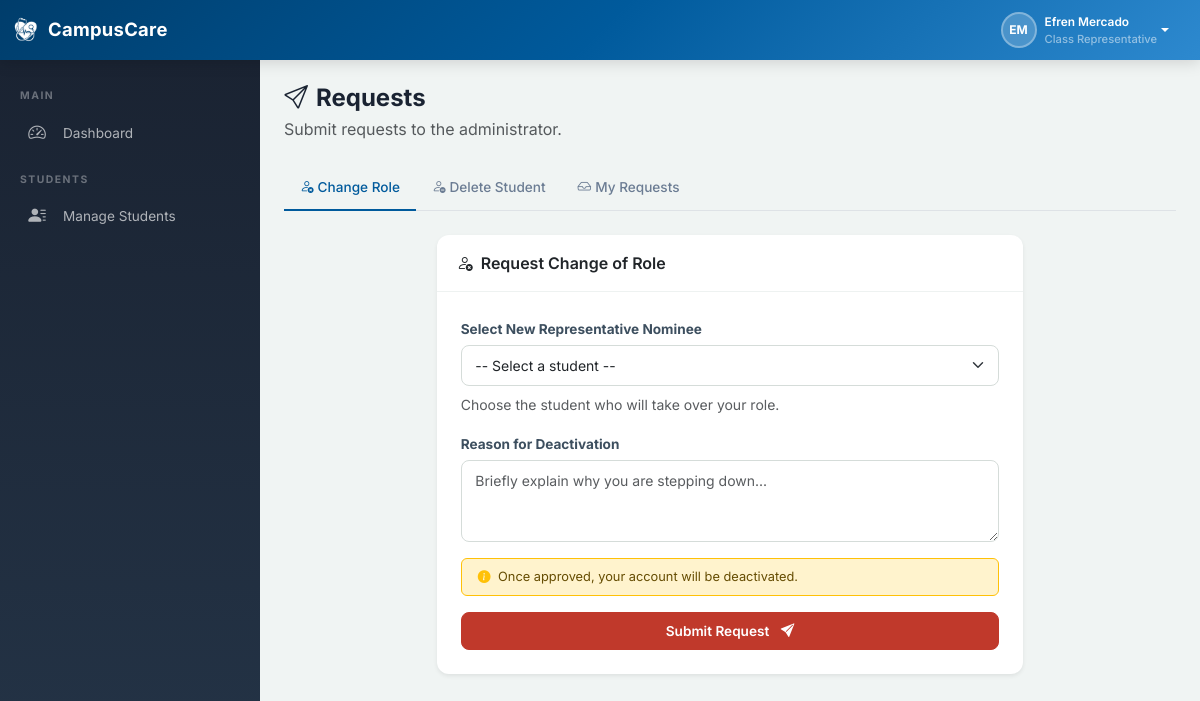
Page /rep/request_change.php (signed in) on the committed database.
### tables this page shows
CREATE TABLE IF NOT EXISTS `users` (
  `id` INT(11) NOT NULL AUTO_INCREMENT,
  `username` VARCHAR(50) NOT NULL,
  `password` VARCHAR(255) NOT NULL,
  `first_name` VARCHAR(100) NOT NULL,
  `last_name` VARCHAR(100) NOT NULL,
  `email` VARCHAR(150) DEFAULT NULL,
  `role` ENUM('admin','nurse','rep') NOT NULL,
  `assigned_program_id` INT(11) DEFAULT NULL,
  `assigned_year_level_id` INT(11) DEFAULT NULL,
  `assigned_section` VARCHAR(20) DEFAULT NULL,
  `status` ENUM('active','inactive') NOT NULL DEFAULT 'active',
  `deactivation_reason` VARCHAR(255) DEFAULT NULL,
  `last_login` DATETIME DEFAULT NULL,
  `security_question` VARCHAR(255) DEFAULT NULL,
  `security_answer` VARCHAR(255) DEFAULT NULL,
  `created_at` DATETIME NOT NULL DEFAULT CURRENT_TIMESTAMP,
  `updated_at` DATETIME NOT NULL DEFAULT CURRENT_TIMESTAMP ON UPDATE CURRENT_TIMESTAMP,
  PRIMARY KEY (`id`),
  UNIQUE KEY `uk_username` (`username`),
  KEY `fk_user_program` (`assigned_program_id`),
  KEY `fk_user_year_level` (`assigned_year_level_id`),
  CONSTRAINT `fk_user_program` FOREIGN KEY (`assigned_program_id`) REFERENCES `programs`(`id`) ON DELETE SET NULL,
  CONSTRAINT `fk_user_year_level` FOREIGN KEY (`assigned_year_level_id`) REFERENCES `year_levels`(`id`) ON DELETE SET NULL
);

### includes/auth.php (called while the page is built, shortened)
<?php
require_once __DIR__ . '/../config/database.php';
require_once __DIR__ . '/functions.php';
function isLoggedIn()
{
    return isset($_SESSION['user_id']) && !empty($_SESSION['user_id']);
}
function getCurrentUser()
{
    if (!isset($_SESSION['user_data']) || $_SESSION['user_data']['id'] != $_SESSION['user_id']) {
        $db = Database::getInstance();
        $user = $db->fetch(
            "SELECT u.*, p.name as program_name, p.code as program_code, yl.name as year_level_name
             FROM users u
             LEFT JOIN programs p ON u.assigned_program_id = p.id
             LEFT JOIN year_levels yl ON u.assigned_year_level_id = yl.id
             WHERE u.id = ?",
        [$_SESSION['user_id']]
        );
    }
    return $_SESSION['user_data'];
}
function getDashboardUrl($role)
{
    switch ($role) {
        case 'rep':
            return BASE_URL . '/rep/dashboard.php';
    }
}
function getRoleDisplayName($role)
{
    $roles = [
        'admin' => 'Administrator',
        'nurse' => 'School Nurse/Staff',
        'rep' => 'Class Representative'
    ];
    return $roles[$role] ?? ucfirst($role);
}

### config/database.php (called while the page is built, shortened)
<?php
class Database
{
    private static $instance = null;
    private $pdo;
    private function __construct()
    {
        try {
            $dsn = "mysql:host=" . DB_HOST . ";dbname=" . DB_NAME . ";charset=" . DB_CHARSET;
            $options = [
                PDO::ATTR_ERRMODE => PDO::ERRMODE_EXCEPTION,
                PDO::ATTR_DEFAULT_FETCH_MODE => PDO::FETCH_ASSOC,
                PDO::ATTR_EMULATE_PREPARES => false,
            ];
            $this->pdo = new PDO($dsn, DB_USER, DB_PASS, $options);
        }
        catch (PDOException $e) {
            die("Database connection failed: " . $e->getMessage());
        }
    }
    public static function getInstance()
    {
        if (self::$instance === null) {
            self::$instance = new self();
        }
        return self::$instance;
    }
    public function query($sql, $params = [])
    {
        $stmt = $this->pdo->prepare($sql);
        $stmt->execute($params);
        return $stmt;
    }
    public function fetch($sql, $params = [])
    {
        return $this->query($sql, $params)->fetch();
    }
}

### includes/functions.php (called while the page is built, shortened)
<?php
function e($string)
{
    return htmlspecialchars($string ?? '', ENT_QUOTES, 'UTF-8');
}

### rep/request_change.php (the view, shortened to what this page needs)
<?php
require_once __DIR__ . '/../includes/header.php';
$db = Database::getInstance();
$user = getCurrentUser();
$activeTab = $_GET['tab'] ?? 'replacement';
$existingRequest = $db->fetch(
    "SELECT rr.*, s.student_id as nominee_sid, s.first_name as nominee_fname, s.last_name as nominee_lname
     FROM current_requests rr
     LEFT JOIN students s ON rr.nominee_student_id = s.id
     WHERE rr.rep_user_id = ? AND rr.request_type = 'replacement' AND rr.status IN ('pending', 'approved')
     ORDER BY rr.created_at DESC LIMIT 1",
[$user['id']]
);
$hasActiveRequest = !empty($existingRequest);
require_once __DIR__ . '/../includes/sidebar.php';
?>
<div class="page-header">
    <h1><i class="bi bi-send me-2"></i>Requests</h1>
    <p class="text-muted mb-0">Submit requests to the administrator.</p>
</div>
<ul class="nav nav-tabs mb-4" id="requestTabs" role="tablist">
    <li class="nav-item" role="presentation">
        <button class="nav-link <?php echo $activeTab === 'replacement' ? 'active' : ''; ?>" id="replacement-tab" data-bs-toggle="tab" data-bs-target="#replacement" type="button" role="tab">
            <i class="bi bi-person-x me-1"></i>Change Role
        </button>
    </li>
    <li class="nav-item" role="presentation">
        <button class="nav-link <?php echo $activeTab === 'deletion' ? 'active' : ''; ?>" id="deletion-tab" data-bs-toggle="tab" data-bs-target="#deletion" type="button" role="tab">
            <i class="bi bi-person-dash me-1"></i>Delete Student
        </button>
    </li>
    <li class="nav-item" role="presentation">
        <button class="nav-link <?php echo $activeTab === 'my_requests' ? 'active' : ''; ?>" id="my-requests-tab" data-bs-toggle="tab" data-bs-target="#my-requests" type="button" role="tab">
            <i class="bi bi-inbox me-1"></i>My Requests
        </button>
    </li>
</ul>
<div class="tab-content" id="requestTabContent">
    <div class="tab-pane fade <?php echo $activeTab === 'replacement' ? 'show active' : ''; ?>" id="replacement" role="tabpanel">
        <div class="row g-4">
            <div class="col-lg-8 mx-auto">
                <div class="card shadow-sm h-100">
                    <div class="card-header">
                        <i class="bi bi-person-x me-2"></i>Request Change of Role
                    </div>
                    <div class="card-body p-4">
                        <?php if ($hasActiveRequest): ?>
                            <div class="text-center py-3">
                                <?php if ($existingRequest['status'] === 'pending'): ?>
                                    <i class="bi bi-hourglass-split text-warning" style="font-size: 2.5rem;"></i>
                                    <h5 class="mt-3 fw-bold">Request Pending</h5>
                                    <p class="text-muted small">Your replacement request is awaiting admin approval.</p>
                                <?php
    else: ?>
                                    <i class="bi bi-check-circle text-success" style="font-size: 2.5rem;"></i>
                                    <h5 class="mt-3 fw-bold">Request Approved</h5>
                                    <p class="text-muted small">The admin is setting up the new account.</p>
                                <?php
    endif; ?>
                                <div class="bg-light rounded p-3 text-start">
                                    <div class="row">
                                        <div class="col-sm-6 mb-2">
                                            <small class="text-muted d-block">Nominee</small>
                                            <span class="fw-semibold small"><?php echo e($existingRequest['nominee_fname'] . ' ' . $existingRequest['nominee_lname']); ?></span>
                                            <small class="text-muted d-block">ID: <?php echo e($existingRequest['nominee_sid']); ?></small>
                                        </div>
                                        <div class="col-sm-6 mb-2">
                                            <small class="text-muted d-block">Submitted</small>
                                            <span class="small"><?php echo formatDateTime($existingRequest['created_at']); ?></span>
                                        </div>
                                    </div>
                                    <div class="mt-2">
                                        <small class="text-muted d-block">Reason</small>
                                        <span class="small"><?php echo e($existingRequest['reason']); ?></span>
                                    </div>
                                </div>
                            </div>
                        <?php
else: ?>
                            <form method="POST" action="">
                                <div class="mb-3">
                                    <label for="nominee_id" class="form-label fw-bold">Select New Representative Nominee</label>
                                    <select name="nominee_id" id="nominee_id" class="form-select" required>
                                        <option value="">-- Select a student --</option>
                                    </select>
                                    <div class="form-text mt-2 small">Choose the student who will take over your role.</div>
                                </div>
                                <div class="mb-3">
                                    <label for="reason" class="form-label fw-bold">Reason for Deactivation</label>
                                    <textarea name="reason" id="reason" class="form-control" rows="3" placeholder="Briefly explain why you are stepping down..." required></textarea>
                                </div>
                                <div class="alert alert-warning mb-3 shadow-none border-1 border-warning py-2 px-3" style="font-size: 0.8rem;">
                                    <i class="bi bi-info-circle-fill me-1 text-warning"></i>
                                    Once approved, your account will be deactivated.
                                </div>
                                <button type="submit" name="submit_request" class="btn btn-danger w-100 fw-semibold">
                                    Submit Request <i class="bi bi-send-fill ms-2"></i>
                                </button>
                            </form>
                        <?php
endif; ?>
                    </div>
                </div>
            </div>
        </div>
    </div>
</div>
<?php require_once __DIR__ . '/../includes/footer.php'; ?>

### includes/header.php (shortened to what this page needs)
<?php
require_once __DIR__ . '/auth.php';
require_once __DIR__ . '/functions.php';
$currentUser = isLoggedIn() ? getCurrentUser() : null;
?>
<!DOCTYPE html>
<html lang="en">
<head>
    <link rel="stylesheet" href="<?php echo BASE_URL; ?>/node_modules/bootstrap/dist/css/bootstrap.min.css">
    <link rel="stylesheet" href="<?php echo BASE_URL; ?>/node_modules/bootstrap-icons/font/bootstrap-icons.css">
    <link rel="stylesheet" href="<?php echo BASE_URL; ?>/css/style.css">
</head>
<body class="<?php echo isLoggedIn() ? 'has-sidebar' : ''; ?>">
<?php if (isLoggedIn()): ?>
<nav class="navbar navbar-expand-lg navbar-dark cc-navbar fixed-top">
    <div class="container-fluid">
        <a class="navbar-brand d-flex align-items-center" href="<?php echo getDashboardUrl($currentUser['role']); ?>">
            <img src="<?php echo BASE_URL; ?>/assets/logo-main-w.png" alt="<?php echo APP_NAME; ?>" style="width:28px;height:28px;object-fit:contain;" class="me-2">
            <span class="fw-bold"><?php echo APP_NAME; ?></span>
        </a>
        <div class="d-flex align-items-center ms-auto">
            <div class="dropdown">
                <button class="btn btn-link text-white text-decoration-none dropdown-toggle d-flex align-items-center"
                        type="button" id="userDropdown" data-bs-toggle="dropdown" aria-expanded="false">
                    <div class="user-avatar me-2">
                        <?php echo strtoupper(substr($currentUser['first_name'], 0, 1) . substr($currentUser['last_name'], 0, 1)); ?>
                    </div>
                    <div class="d-none d-md-block text-start">
                        <div class="fw-semibold small"><?php echo e($currentUser['first_name'] . ' ' . $currentUser['last_name']); ?></div>
                        <div class="text-white-50" style="font-size: 0.7rem;"><?php echo getRoleDisplayName($currentUser['role']); ?></div>
                    </div>
                </button>
            </div>
        </div>
    </div>
</nav>
<?php
endif; ?>

### css/style.css (style rules this page uses)
:root { --cc-primary: #005a9c; --cc-primary-light: #2d89cf; --cc-primary-dark: #003d6b; --cc-primary-bg: #f0f7ff; --cc-secondary: #4a6fa5; --cc-secondary-light: #6c8ebf; --cc-secondary-bg: #f8fafc; --cc-accent: #0ea5e9; --cc-accent-bg: #ffffff; --cc-danger: #c0392b; --cc-danger-bg: #fdecea; --cc-success: #27ae60; --cc-warning: #f39c12; --cc-info: #2980b9; --cc-sidebar-width: 260px; --cc-navbar-height: 60px; --cc-body-bg: #f0f4f3; --cc-card-shadow: 0 2px 12px rgba(0, 0, 0, 0.06); --cc-transition: all 0.3s ease; --cc-radius: 12px; --cc-radius-sm: 8px; }
* { margin: 0; padding: 0; box-sizing: border-box; }
body { font-family: 'Inter', -apple-system, BlinkMacSystemFont, 'Segoe UI', Roboto, sans-serif; background-color: var(--cc-body-bg); color: #2c3e50; overflow-x: hidden; }
body.has-sidebar { padding-top: var(--cc-navbar-height); }
a { color: var(--cc-primary); text-decoration: none; transition: var(--cc-transition); }
.cc-navbar { background: linear-gradient(135deg, var(--cc-primary-dark) 0%, var(--cc-primary) 50%, var(--cc-primary-light) 100%); height: var(--cc-navbar-height); box-shadow: 0 2px 15px rgba(0, 0, 0, 0.15); z-index: 1040; border: none; }
.cc-navbar .navbar-brand { font-size: 1.15rem; letter-spacing: 0.3px; }
.user-avatar { width: 36px; height: 36px; border-radius: 50%; background: rgba(255, 255, 255, 0.2); display: flex; align-items: center; justify-content: center; font-size: 0.75rem; font-weight: 700; color: #fff; border: 2px solid rgba(255, 255, 255, 0.3); }
.page-header { margin-bottom: 1.5rem; }
.page-header h1 { font-size: 1.5rem; font-weight: 700; color: #1a2332; margin-bottom: 0.25rem; }
.card { border: none; border-radius: var(--cc-radius); box-shadow: var(--cc-card-shadow); transition: var(--cc-transition); background: #fff; }
.card-header { background: transparent; border-bottom: 1px solid #eef2f1; padding: 1rem 1.25rem; font-weight: 600; }
.card-body { padding: 1.25rem; }
.form-label { font-weight: 500; font-size: 0.85rem; color: #3d4f5f; margin-bottom: 0.35rem; }
.form-control, .form-select { border-radius: var(--cc-radius-sm); border: 1.5px solid #d5dcd9; padding: 0.55rem 0.85rem; font-size: 0.875rem; transition: var(--cc-transition); }
.btn { border-radius: var(--cc-radius-sm); font-weight: 500; font-size: 0.85rem; padding: 0.5rem 1.15rem; transition: var(--cc-transition); }
.btn-danger { background: var(--cc-danger); border-color: var(--cc-danger); }
.nav-tabs .nav-link { border: none; color: #6b7c93; font-weight: 500; font-size: 0.85rem; padding: 0.75rem 1rem; border-bottom: 2px solid transparent; border-radius: 0; }
.nav-tabs .nav-link.active { color: var(--cc-primary); border-bottom-color: var(--cc-primary); background: transparent; }

### rows in the picture
users: first_name+last_name "EM", first_name+last_name "Efren Mercado", role "Class Representative"

### other values in the picture
APP_NAME "CampusCare"
